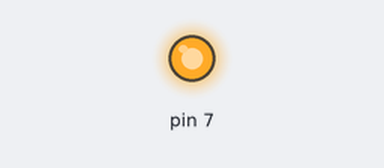
Bench run of a sketch on a simulated Arduino Uno, built with avr-gcc and run on an emulated ATmega328P. On the bench: output pins drawn as LEDs (lit = HIGH).

Above: at 0.1 s.
At 1.1 s:
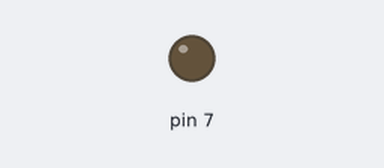
Timing chart, 0 to 2.6 s (numbered marks = the images above):
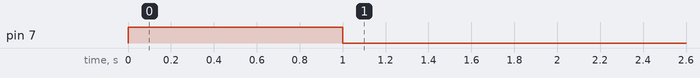

The sketch:

turn_on_led_1sec_delay_off.ino
```cpp
void setup() {
  // Set Pin 7 as an OUTPUT
  pinMode(7, OUTPUT);

  // Turn the LED ON
  digitalWrite(7, HIGH);

  // Wait for 1 second (1000 milliseconds)
  delay(1000);

  // Turn the LED OFF
  digitalWrite(7, LOW);
}

void loop() {
  // The code in setup runs once, loop is empty.
}
```
